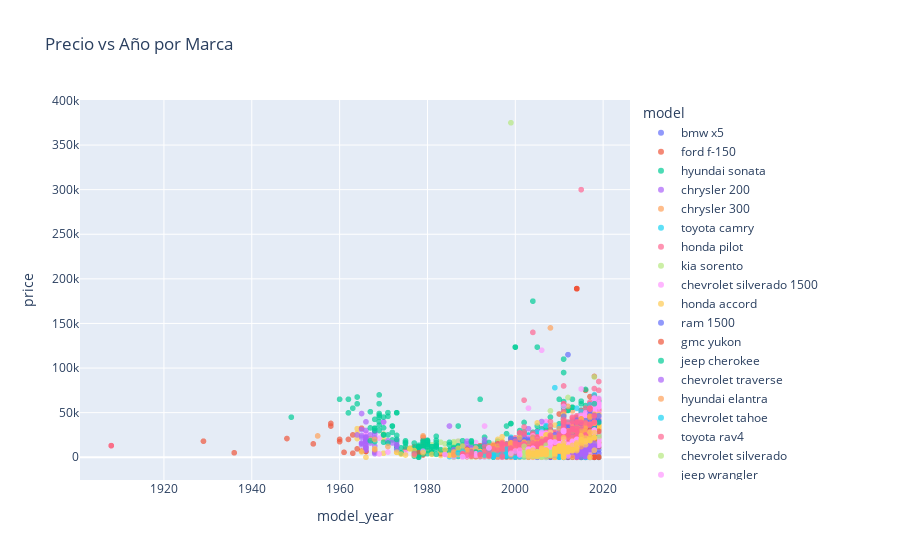

The code cell stored with this chart in its notebook:
### Markdown cell above
### Scatter Plot: Precio vs Año

Visualizamos la relación entre el **año del modelo** y el **precio**, coloreado por modelo.  
Esto permite detectar tendencias y valores atípicos según la marca o tipo de vehículo.

### Code cell
fig_scatter = px.scatter(df, x='model_year', y='price', color='model',
                         title='Precio vs Año por Marca', opacity=0.7)
fig_scatter.show()
